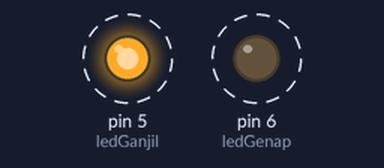
Recording of a sketch running on a simulated Arduino Uno, built with avr-gcc and run on an emulated ATmega328P. On the bench: output pins drawn as LEDs (lit = HIGH). Dashed ring = blinking.

Above: at 0.5 s.
Timing chart, 0 to 4.6 s (numbered marks = the images above):
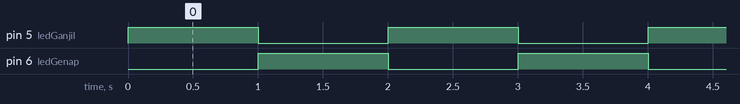

Measured:
- by itself, pin 5 (ledGanjil), pin 6 (ledGenap): alternates HIGH for 1.0 s and LOW for 1.0 s

The sketch:

flipflop.ino
```cpp
int ledGanjil = 5, ledGenap = 6;

void setup() {
  pinMode(ledGanjil,OUTPUT);
  pinMode(ledGenap, OUTPUT);
}

void loop() {
  digitalWrite(ledGanjil,HIGH);
  digitalWrite(ledGenap, LOW);
  delay(1000);
  digitalWrite(ledGenap, HIGH);
  digitalWrite(ledGanjil, LOW);
  delay(1000);

}
```
